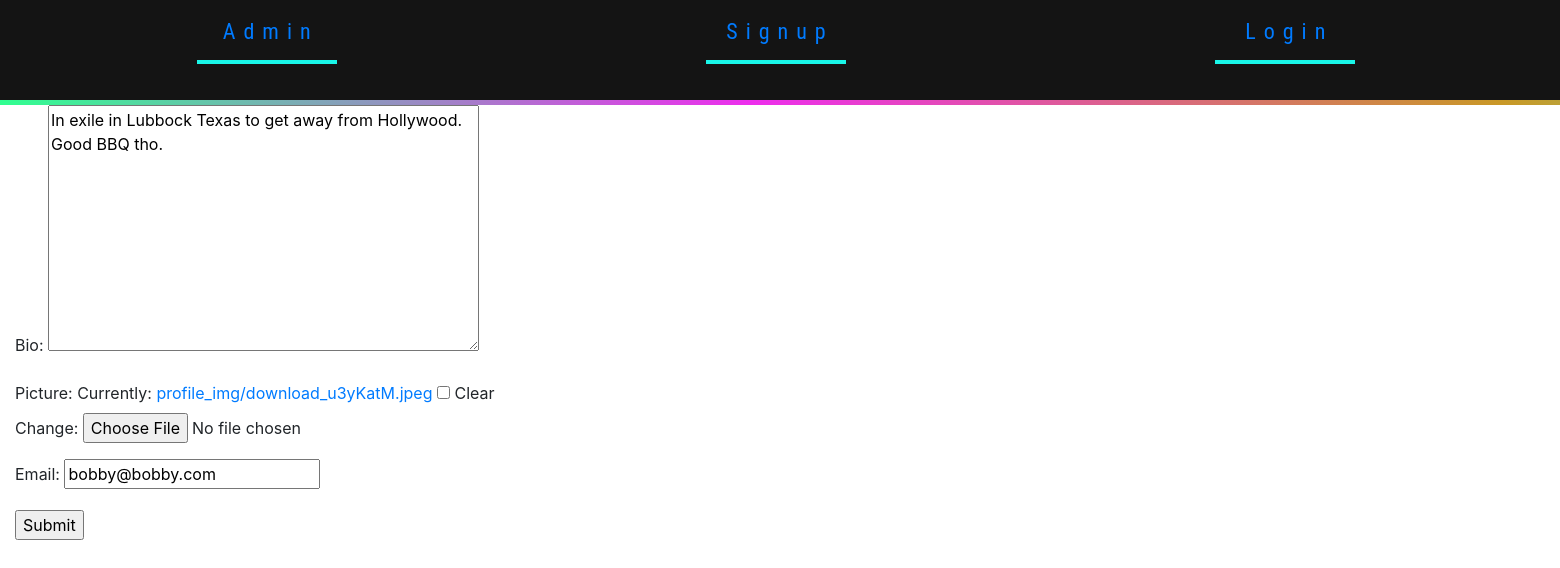
/user/8/edit/, run on the app's committed database.
### users/models.py (models this page shows, shortened)
class TFRUser(AbstractUser):
    email = models.EmailField(null=True, blank=True)
    picture = models.ImageField(
        upload_to="profile_img/", blank=True, null=True)
    bio = models.TextField(max_length=250, blank=True)
    favorites = models.ManyToManyField(
        Restaurant, symmetrical=False, related_name="my_favs", blank=True)

### users/views.py (the view, shortened to what this page needs)
# urls.py: path('user/<int:user_id>/edit/', user_views.profile_edit, name='profile_edit'),
def profile_edit(request, user_id: int):
    profile = TFRUser.objects.get(id=user_id)
    form = ProfileEditForm(initial={
        'bio': profile.bio,
        'email': profile.email,
        'picture': profile.picture,
    })
    return render(request, 'form.html', {'form': form})

### users/forms.py
class ProfileEditForm(forms.Form):
    bio = forms.CharField(widget=forms.Textarea)
    picture = forms.ImageField(required = False)
    email = forms.EmailField()

### templates/form.html
{% extends 'base.html' %} {% block navbar %} {% include 'nav.html' %}{% endblock %} {% block content %}
<div class="form-box">
  <div id="content" name="content" class="form">
    <form method="POST" action="" enctype="multipart/form-data">
      {% csrf_token %} {{ form.as_p }}
      <input type="submit" value="Submit" class="input-style" />
    </form>
  </div>
</div>
{% endblock %}

### static/styles.css (style rules this page uses)
html { background: rgb(255, 255, 255); }
a { text-decoration: none !important; }

### data on the page
TFRUser: bio "In exile in Lubbock Texas to get away from Hollywood. Good BBQ tho.", email "bobby@bobby.com"
